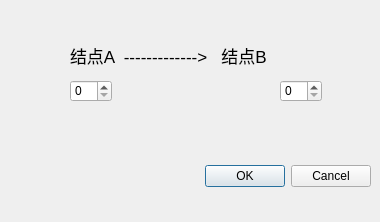
<?xml version="1.0" encoding="UTF-8"?>
<ui version="4.0">
 <class>DialogAddEdge</class>
 <widget class="QDialog" name="DialogAddEdge">
  <property name="geometry">
   <rect>
    <x>0</x>
    <y>0</y>
    <width>380</width>
    <height>222</height>
   </rect>
  </property>
  <property name="windowTitle">
   <string>Dialog</string>
  </property>
  <widget class="QDialogButtonBox" name="buttonBox">
   <property name="geometry">
    <rect>
     <x>30</x>
     <y>160</y>
     <width>341</width>
     <height>32</height>
    </rect>
   </property>
   <property name="orientation">
    <enum>Qt::Horizontal</enum>
   </property>
   <property name="standardButtons">
    <set>QDialogButtonBox::Cancel|QDialogButtonBox::Ok</set>
   </property>
  </widget>
  <widget class="QLabel" name="label">
   <property name="geometry">
    <rect>
     <x>70</x>
     <y>40</y>
     <width>271</width>
     <height>31</height>
    </rect>
   </property>
   <property name="font">
    <font>
     <pointsize>13</pointsize>
    </font>
   </property>
   <property name="text">
    <string>结点A  -------------&gt;   结点B</string>
   </property>
  </widget>
  <widget class="QSpinBox" name="spinBox">
   <property name="geometry">
    <rect>
     <x>70</x>
     <y>80</y>
     <width>42</width>
     <height>22</height>
    </rect>
   </property>
  </widget>
  <widget class="QSpinBox" name="spinBox_2">
   <property name="geometry">
    <rect>
     <x>280</x>
     <y>80</y>
     <width>42</width>
     <height>22</height>
    </rect>
   </property>
  </widget>
 </widget>
 <resources/>
 <connections>
  <connection>
   <sender>buttonBox</sender>
   <signal>accepted()</signal>
   <receiver>DialogAddEdge</receiver>
   <slot>accept()</slot>
   <hints>
    <hint type="sourcelabel">
     <x>248</x>
     <y>254</y>
    </hint>
    <hint type="destinationlabel">
     <x>157</x>
     <y>274</y>
    </hint>
   </hints>
  </connection>
  <connection>
   <sender>buttonBox</sender>
   <signal>rejected()</signal>
   <receiver>DialogAddEdge</receiver>
   <slot>reject()</slot>
   <hints>
    <hint type="sourcelabel">
     <x>316</x>
     <y>260</y>
    </hint>
    <hint type="destinationlabel">
     <x>286</x>
     <y>274</y>
    </hint>
   </hints>
  </connection>
 </connections>
</ui>
